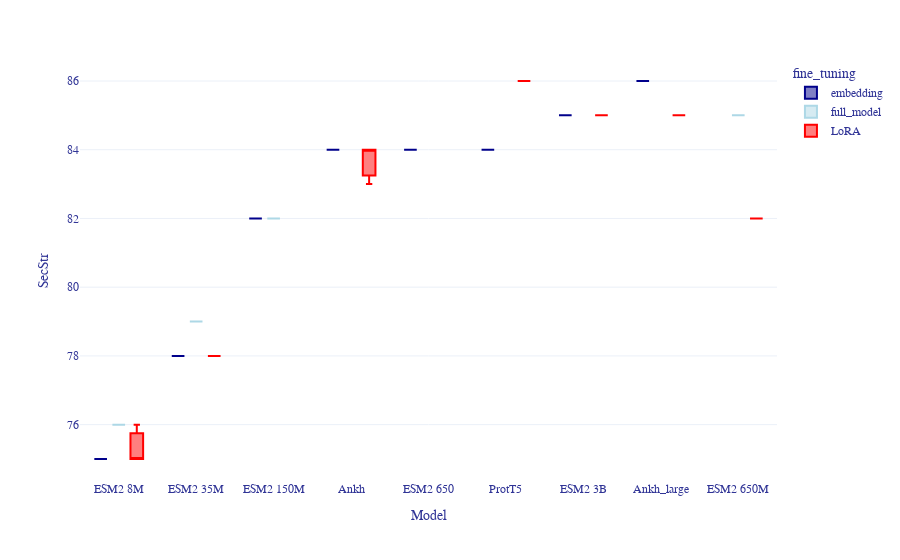

Source (notebook cell):
### Code cell
plot_performance_per_feature(merged_df, 'SecStr')

### Figure 1 — Plotly figure (JSON) as saved in the notebook; plotly's stock layout.template omitted (floating-point values rounded to 4 significant figures)
{"data": [{"alignmentgroup": "True", "hovertemplate": "fine_tuning=embedding<br>Model=%{x}<br>SecStr=%{y}<extra></extra>", "legendgroup": "embedding", "marker": {"color": "darkblue"}, "name": "embedding", "notched": false, "offsetgroup": "embedding", "orientation": "v", "showlegend": true, "type": "box", "x": ["ESM2 8M", "ESM2 8M", "ESM2 8M", "ESM2 8M", "ESM2 8M", "ESM2 35M", "ESM2 35M", "ESM2 35M", "ESM2 35M", "ESM2 35M", "ESM2 150M", "ESM2 150M", "ESM2 150M", "ESM2 150M", "ESM2 150M", "ESM2 650", "ESM2 650", "ESM2 650", "ESM2 650", "ESM2 650", "ESM2 3B", "ESM2 3B", "ESM2 3B", "ESM2 3B", "ESM2 3B", "ProtT5", "ProtT5", "ProtT5", "ProtT5", "ProtT5", "Ankh", "Ankh", "Ankh", "Ankh", "Ankh", "Ankh_large", "Ankh_large", "Ankh_large", "Ankh_large", "Ankh_large"], "x0": " ", "xaxis": "x", "y": [75, 75, 75, 75, 75, 78, 78, 78, 78, 78, 82, 82, 82, 82, 82, 84, 84, 84, 84, 84, 85, 85, 85, 85, 85, 84, 84, 84, 84, 84, 84, 84, 84, 84, 84, 86, 86, 86, 86, 86], "y0": " ", "yaxis": "y"}, {"alignmentgroup": "True", "hovertemplate": "fine_tuning=full_model<br>Model=%{x}<br>SecStr=%{y}<extra></extra>", "legendgroup": "full_model", "marker": {"color": "lightblue"}, "name": "full_model", "notched": false, "offsetgroup": "full_model", "orientation": "v", "showlegend": true, "type": "box", "x": ["ESM2 8M", "ESM2 8M", "ESM2 8M", "ESM2 35M", "ESM2 35M", "ESM2 35M", "ESM2 150M", "ESM2 150M", "ESM2 150M", "ESM2 150M", "ESM2 650M", "ESM2 650M", "ESM2 650M"], "x0": " ", "xaxis": "x", "y": [76, 76, 76, 79, 79, 79, 82, 82, 82, null, 85, 85, 85], "y0": " ", "yaxis": "y"}, {"alignmentgroup": "True", "hovertemplate": "fine_tuning=LoRA<br>Model=%{x}<br>SecStr=%{y}<extra></extra>", "legendgroup": "LoRA", "marker": {"color": "red"}, "name": "LoRA", "notched": false, "offsetgroup": "LoRA", "orientation": "v", "showlegend": true, "type": "box", "x": ["ESM2 8M", "ESM2 8M", "ESM2 8M", "ESM2 35M", "ESM2 35M", "ESM2 35M", "ESM2 650M", "ESM2 650M", "ESM2 650M", "ESM2 3B", "ESM2 3B", "ESM2 3B", "ProtT5", "ProtT5", "ProtT5", "Ankh", "Ankh", "Ankh", "Ankh_large", "Ankh_large", "Ankh_large"], "x0": " ", "xaxis": "x", "y": [75, 76, 75, 78, 78, 78, 82, 82, 82, 85, 85, 85, 86, 86, 86, 84, 84, 83, 85, 85, 85], "y0": " ", "yaxis": "y"}, {"alignmentgroup": "True", "hovertemplate": "fine_tuning=<br>Model=%{x}<br>SecStr=%{y}<extra></extra>", "legendgroup": "", "marker": {"color": "darkblue"}, "name": "", "notched": false, "offsetgroup": "", "orientation": "v", "showlegend": false, "type": "box", "x": ["", "", "", "", ""], "x0": " ", "xaxis": "x", "y": [null, null, null, null, null], "y0": " ", "yaxis": "y"}], "layout": {"boxmode": "group", "font": {"color": "#303496", "family": "Arial"}, "legend": {"title": {"text": "fine_tuning"}, "tracegroupgap": 0}, "margin": {"t": 60}, "xaxis": {"anchor": "y", "categoryarray": ["ESM2 8M", "ESM2 35M", "ESM2 150M", "Ankh", "ESM2 650", "ProtT5", "ESM2 3B", "Ankh_large"], "categoryorder": "array", "domain": [0, 1], "title": {"text": "Model"}}, "yaxis": {"anchor": "x", "domain": [0, 1], "title": {"text": "SecStr"}}}}
